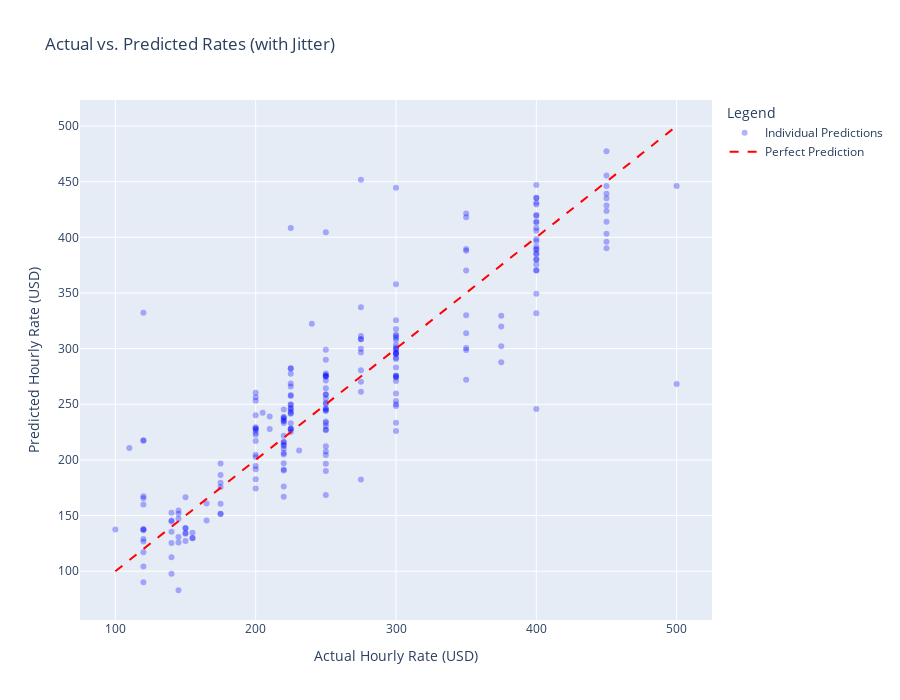

Notebook cell for this chart:
### Markdown cell above
# 4. Visualize Individual Predictions with Jitter

The bar chart above provides an excellent summary of performance, but it's also useful to see the individual predictions. To visualize every prediction without the unreadable overplotting we saw in our first attempt, we can use a scatter plot with **jitter** and **transparency**.

-   **Jitter:** A small amount of random noise is added to the vertical position of each point. This spreads the overlapping points out into "prediction clouds."
-   **Transparency:** The points are made semi-transparent, so the areas with the most dense predictions appear darker.

This gives us an intuitive and professional view of the model's behavior on individual data points.

### Code cell
# Create the Jittered Scatter Plot
if model:
    # Create a copy to avoid modifying the original dataframe
    jitter_df = final_df.copy()
    
    # Add a small amount of random "jitter" to the y-axis values.
    # The amount of jitter is scaled to the standard deviation of the predictions.
    jitter_strength = 0.2
    prediction_std = jitter_df['predicted_rate'].std()
    jitter_df['predicted_rate_jittered'] = jitter_df['predicted_rate'] + \
        np.random.randn(len(jitter_df)) * prediction_std * jitter_strength

    fig = go.Figure()

    # Add the jittered and transparent scatter points
    fig.add_trace(go.Scatter(
        x=jitter_df['actual_rate'],
        y=jitter_df['predicted_rate_jittered'],
        mode='markers',
        name='Individual Predictions',
        marker=dict(
            color='blue',
            opacity=0.3, # Transparency to show density
            size=6
        )
    ))

    # Add a perfect prediction line (y=x) for reference
    max_val = max(jitter_df['actual_rate'].max(), jitter_df['predicted_rate'].max())
    min_val = min(jitter_df['actual_rate'].min(), jitter_df['predicted_rate'].min())
    fig.add_trace(go.Scatter(
        x=[min_val, max_val],
        y=[min_val, max_val],
        mode='lines',
        name='Perfect Prediction',
        line=dict(color='red', dash='dash')
    ))

    fig.update_layout(
        title='Actual vs. Predicted Rates (with Jitter)',
        xaxis_title='Actual Hourly Rate (USD)',
        yaxis_title='Predicted Hourly Rate (USD)',
        legend_title="Legend",
        height=700
    )

    fig.show()

### Figure 1 — Plotly figure (JSON) as saved in the notebook; plotly's stock layout.template omitted (floating-point values rounded to 4 significant figures; data arrays with more than 128 entries replaced by an {"elided": "..."} marker saying what was removed)
{"data": [{"marker": {"color": "blue", "opacity": 0.3, "size": 6}, "mode": "markers", "name": "Individual Predictions", "type": "scatter", "x": {"elided": "233 float values"}, "y": {"elided": "233 float values"}}, {"line": {"color": "red", "dash": "dash"}, "mode": "lines", "name": "Perfect Prediction", "type": "scatter", "x": [100, 500], "y": [100, 500]}], "layout": {"height": 700, "legend": {"title": {"text": "Legend"}}, "title": {"text": "Actual vs. Predicted Rates (with Jitter)"}, "xaxis": {"title": {"text": "Actual Hourly Rate (USD)"}}, "yaxis": {"title": {"text": "Predicted Hourly Rate (USD)"}}}}
